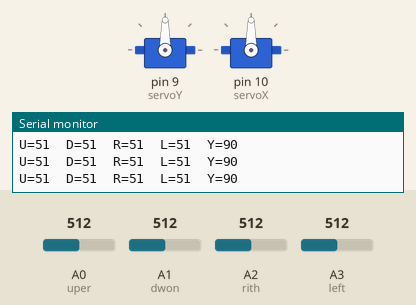
The sketch below on a simulated Arduino Uno, built with avr-gcc and run on an emulated ATmega328P. Parts: 2 × servo, the last lines printed to the serial monitor. The test bench sets the inputs (shaded band); at power-on: A0 (uper) = 512, A2 (rith) = 512, A1 (dwon) = 512, A3 (left) = 512.

Above: at 1.2 s.
1.3 s: A0 (uper) set to 543
4.3 s: A0 (uper) set to 574
At 5.41 s:
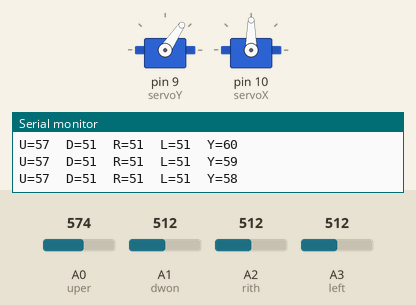
At 6.03 s:
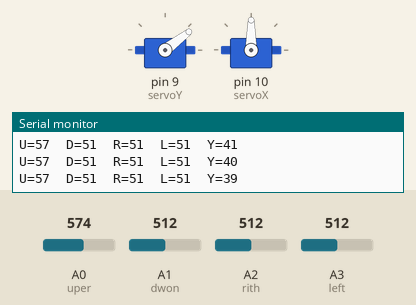
7.3 s: A2 (rith) set to 482
10.3 s: A2 (rith) set to 458
At 13.2 s:
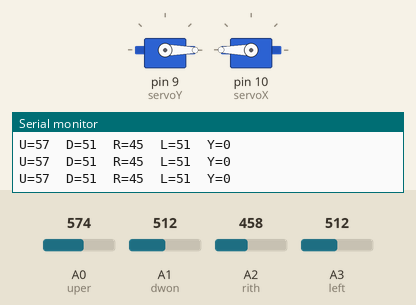
13.3 s: A1 (dwon) set to 612
16.3 s: A1 (dwon) set to 635
At 17.12 s:
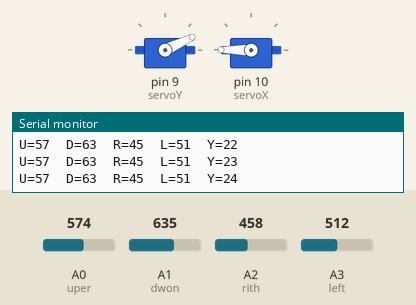
Timing chart, 0 to 22.1 s (numbered marks = the images above; inputs shaded):
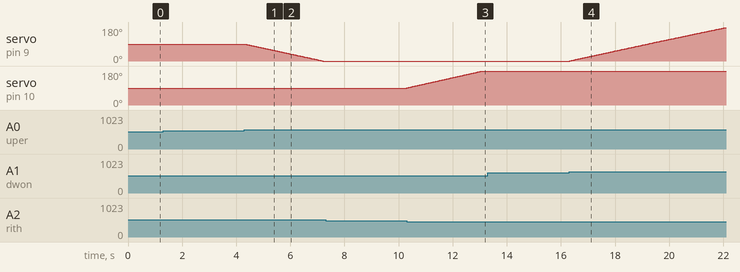

Measured:
- the behaviour switches between 559 and 560 on A0 (uper) (found by bisection; images 0 and 1)
- the behaviour switches between 470 and 469 on A2 (rith) (found by bisection; images 2 and 3)
- the behaviour switches between 619 and 620 on A1 (dwon) (found by bisection; images 3 and 4)
- after the input at 4.3 s, servo on pin 9 (servoY): moves from 90° to 0° over 2.9 s, starting at once
- after the input at 10.3 s, servo on pin 10 (servoX): moves from 90° to 180° over 2.8 s, starting at once
- after the input at 16.3 s, servo on pin 9 (servoY): moves from 0° to 177° over 5.7 s, starting at once

The sketch:

SUnny.ino
```cpp
#include <Servo.h>

Servo servoY;
Servo servoX;
int uper=A0;
int dwon=A1;
int rith=A2;
int left=A3;
int Y=90;
int X=90;
void setup() {
  Serial.begin(9600);
  servoY.attach(9);
  servoX.attach(10);
  pinMode(uper,INPUT);
  pinMode(dwon,INPUT);
  pinMode(rith,INPUT);
  pinMode(left,INPUT);
}

void loop() {
    int U=analogRead(uper)/10;
    int D=analogRead(dwon)/10;
    int R=analogRead(rith)/10;
    int L=analogRead(left)/10;
    if((U<D+5)&&(Y<180)){
      Y++;
      servoY.write(Y);
      }
      if((D<U+5)&&(Y>0)){
         Y--;
      servoY.write(Y);
        }

        if((R<L+5)&&(X<180)){
      X++;
      servoX.write(X);
      }
      if((L<R+5)&&(X>0)){
         X--;
      servoX.write(X);
        }else{};

  Serial.print("U=");
   Serial.print(U);
    Serial.print("  D=");
   Serial.print(D);
  Serial.print("  R=");
   Serial.print(R);
   Serial.print("  L=");
   Serial.print(L);
   Serial.print("  Y=");
   Serial.print(Y);
    Serial.println(" ");
    delay(10);
}
```
